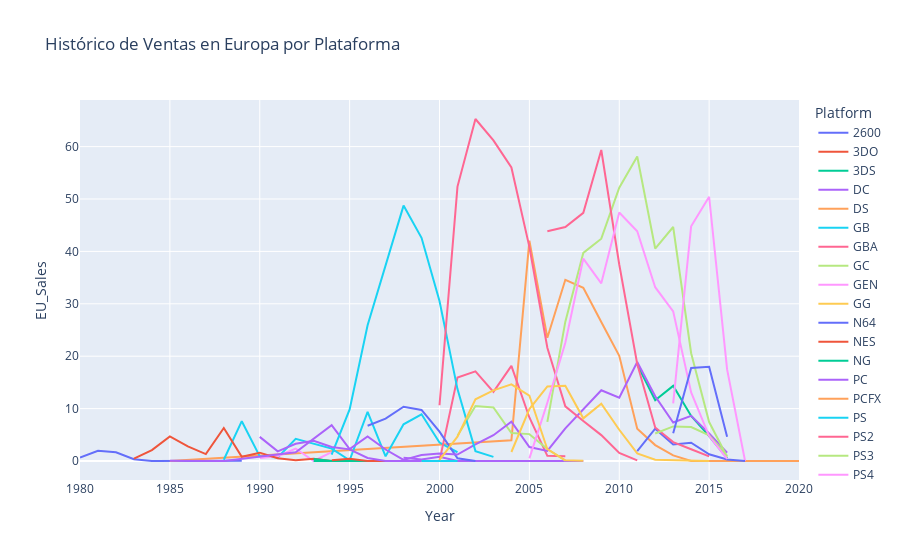

Here is the notebook cell this chart was saved with:
### Code cell
# EU Sales
fig = sns.lineplot(df.groupby(['Platform', 'Year']).sum(numeric_only=True).reset_index(), x='Year', y='EU_Sales', hue='Platform')
fig.set(title='Histórico de Ventas en Europa por Plataforma')
fig.legend(loc='upper left', bbox_to_anchor=(1.02, 1), borderaxespad=0, ncol=2)

# Con plotly
fig = px.line(df.groupby(['Platform', 'Year']).sum(numeric_only=True).reset_index(), x='Year', y='EU_Sales', color='Platform', title='Histórico de Ventas en Europa por Plataforma')
fig.show()

### Figure 1 — Plotly figure (JSON) as saved in the notebook; plotly's stock layout.template omitted (floating-point values rounded to 4 significant figures)
{"data": [{"hovertemplate": "Platform=2600<br>Year=%{x}<br>EU_Sales=%{y}<extra></extra>", "legendgroup": "2600", "line": {"color": "#636efa", "dash": "solid"}, "marker": {"symbol": "circle"}, "mode": "lines", "name": "2600", "orientation": "v", "showlegend": true, "type": "scatter", "x": [1980, 1981, 1982, 1983, 1984, 1985, 1986, 1987, 1988, 1989], "xaxis": "x", "y": [0.67, 1.96, 1.65, 0.34, 0.01, 0.03, 0.04, 0.09, 0.04, 0.03], "yaxis": "y"}, {"hovertemplate": "Platform=3DO<br>Year=%{x}<br>EU_Sales=%{y}<extra></extra>", "legendgroup": "3DO", "line": {"color": "#EF553B", "dash": "solid"}, "marker": {"symbol": "circle"}, "mode": "lines", "name": "3DO", "orientation": "v", "showlegend": true, "type": "scatter", "x": [1994, 1995], "xaxis": "x", "y": [0, 0], "yaxis": "y"}, {"hovertemplate": "Platform=3DS<br>Year=%{x}<br>EU_Sales=%{y}<extra></extra>", "legendgroup": "3DS", "line": {"color": "#00cc96", "dash": "solid"}, "marker": {"symbol": "circle"}, "mode": "lines", "name": "3DS", "orientation": "v", "showlegend": true, "type": "scatter", "x": [2011, 2012, 2013, 2014, 2015, 2016], "xaxis": "x", "y": [18.42, 11.59, 14.34, 8.61, 4.77, 0.57], "yaxis": "y"}, {"hovertemplate": "Platform=DC<br>Year=%{x}<br>EU_Sales=%{y}<extra></extra>", "legendgroup": "DC", "line": {"color": "#ab63fa", "dash": "solid"}, "marker": {"symbol": "circle"}, "mode": "lines", "name": "DC", "orientation": "v", "showlegend": true, "type": "scatter", "x": [1998, 1999, 2000, 2001, 2002, 2007, 2008], "xaxis": "x", "y": [0.61, 0.29, 0.79, 0, 0, 0, 0], "yaxis": "y"}, {"hovertemplate": "Platform=DS<br>Year=%{x}<br>EU_Sales=%{y}<extra></extra>", "legendgroup": "DS", "line": {"color": "#FFA15A", "dash": "solid"}, "marker": {"symbol": "circle"}, "mode": "lines", "name": "DS", "orientation": "v", "showlegend": true, "type": "scatter", "x": [1985, 2004, 2005, 2006, 2007, 2008, 2009, 2010, 2011, 2012, 2013, 2014, 2020], "xaxis": "x", "y": [0, 3.97, 42.06, 23.53, 34.58, 33.05, 26.52, 20.07, 6.18, 3.04, 1.07, 0, 0], "yaxis": "y"}, {"hovertemplate": "Platform=GB<br>Year=%{x}<br>EU_Sales=%{y}<extra></extra>", "legendgroup": "GB", "line": {"color": "#19d3f3", "dash": "solid"}, "marker": {"symbol": "circle"}, "mode": "lines", "name": "GB", "orientation": "v", "showlegend": true, "type": "scatter", "x": [1988, 1989, 1990, 1991, 1992, 1994, 1995, 1996, 1997, 1998, 1999, 2000, 2001], "xaxis": "x", "y": [0.23, 7.6, 0.89, 0.68, 4.24, 2.36, 0.14, 9.37, 0.9, 7, 8.91, 3.52, 1.67], "yaxis": "y"}, {"hovertemplate": "Platform=GBA<br>Year=%{x}<br>EU_Sales=%{y}<extra></extra>", "legendgroup": "GBA", "line": {"color": "#FF6692", "dash": "solid"}, "marker": {"symbol": "circle"}, "mode": "lines", "name": "GBA", "orientation": "v", "showlegend": true, "type": "scatter", "x": [2000, 2001, 2002, 2003, 2004, 2005, 2006, 2007], "xaxis": "x", "y": [0.02, 15.92, 17.12, 13.19, 18.15, 8.31, 0.98, 0.9], "yaxis": "y"}, {"hovertemplate": "Platform=GC<br>Year=%{x}<br>EU_Sales=%{y}<extra></extra>", "legendgroup": "GC", "line": {"color": "#B6E880", "dash": "solid"}, "marker": {"symbol": "circle"}, "mode": "lines", "name": "GC", "orientation": "v", "showlegend": true, "type": "scatter", "x": [2001, 2002, 2003, 2004, 2005, 2006, 2007], "xaxis": "x", "y": [4.8, 10.49, 10.23, 5.33, 5.13, 2.28, 0.06], "yaxis": "y"}, {"hovertemplate": "Platform=GEN<br>Year=%{x}<br>EU_Sales=%{y}<extra></extra>", "legendgroup": "GEN", "line": {"color": "#FF97FF", "dash": "solid"}, "marker": {"symbol": "circle"}, "mode": "lines", "name": "GEN", "orientation": "v", "showlegend": true, "type": "scatter", "x": [1990, 1991, 1992, 1993, 1994], "xaxis": "x", "y": [0.55, 0.91, 2.38, 0, 1.68], "yaxis": "y"}, {"hovertemplate": "Platform=GG<br>Year=%{x}<br>EU_Sales=%{y}<extra></extra>", "legendgroup": "GG", "line": {"color": "#FECB52", "dash": "solid"}, "marker": {"symbol": "circle"}, "mode": "lines", "name": "GG", "orientation": "v", "showlegend": true, "type": "scatter", "x": [1992], "xaxis": "x", "y": [0], "yaxis": "y"}, {"hovertemplate": "Platform=N64<br>Year=%{x}<br>EU_Sales=%{y}<extra></extra>", "legendgroup": "N64", "line": {"color": "#636efa", "dash": "solid"}, "marker": {"symbol": "circle"}, "mode": "lines", "name": "N64", "orientation": "v", "showlegend": true, "type": "scatter", "x": [1996, 1997, 1998, 1999, 2000, 2001, 2002], "xaxis": "x", "y": [6.72, 8.09, 10.35, 9.74, 5.59, 0.52, 0.02], "yaxis": "y"}, {"hovertemplate": "Platform=NES<br>Year=%{x}<br>EU_Sales=%{y}<extra></extra>", "legendgroup": "NES", "line": {"color": "#EF553B", "dash": "solid"}, "marker": {"symbol": "circle"}, "mode": "lines", "name": "NES", "orientation": "v", "showlegend": true, "type": "scatter", "x": [1983, 1984, 1985, 1986, 1987, 1988, 1989, 1990, 1991, 1992, 1993, 1994], "xaxis": "x", "y": [0.46, 2.09, 4.68, 2.8, 1.32, 6.3, 0.81, 1.59, 0.52, 0.14, 0.44, 0], "yaxis": "y"}, {"hovertemplate": "Platform=NG<br>Year=%{x}<br>EU_Sales=%{y}<extra></extra>", "legendgroup": "NG", "line": {"color": "#00cc96", "dash": "solid"}, "marker": {"symbol": "circle"}, "mode": "lines", "name": "NG", "orientation": "v", "showlegend": true, "type": "scatter", "x": [1993, 1994, 1995, 1996], "xaxis": "x", "y": [0, 0, 0, 0], "yaxis": "y"}, {"hovertemplate": "Platform=PC<br>Year=%{x}<br>EU_Sales=%{y}<extra></extra>", "legendgroup": "PC", "line": {"color": "#ab63fa", "dash": "solid"}, "marker": {"symbol": "circle"}, "mode": "lines", "name": "PC", "orientation": "v", "showlegend": true, "type": "scatter", "x": [1985, 1988, 1992, 1994, 1995, 1996, 1997, 1998, 1999, 2000, 2001, 2002, 2003, 2004, 2005, 2006, 2007, 2008, 2009, 2010, 2011, 2012, 2013, 2014, 2015, 2016], "xaxis": "x", "y": [0.03, 0.02, 1.66, 6.85, 2.27, 4.68, 2.19, 0.2, 1.13, 1.44, 1.24, 3.17, 4.92, 7.52, 2.67, 1.92, 6.22, 9.83, 13.51, 12.09, 18.89, 12.36, 7.34, 8.62, 5.28, 1.59], "yaxis": "y"}, {"hovertemplate": "Platform=PCFX<br>Year=%{x}<br>EU_Sales=%{y}<extra></extra>", "legendgroup": "PCFX", "line": {"color": "#FFA15A", "dash": "solid"}, "marker": {"symbol": "circle"}, "mode": "lines", "name": "PCFX", "orientation": "v", "showlegend": true, "type": "scatter", "x": [1996], "xaxis": "x", "y": [0], "yaxis": "y"}, {"hovertemplate": "Platform=PS<br>Year=%{x}<br>EU_Sales=%{y}<extra></extra>", "legendgroup": "PS", "line": {"color": "#19d3f3", "dash": "solid"}, "marker": {"symbol": "circle"}, "mode": "lines", "name": "PS", "orientation": "v", "showlegend": true, "type": "scatter", "x": [1994, 1995, 1996, 1997, 1998, 1999, 2000, 2001, 2002, 2003], "xaxis": "x", "y": [1.2, 9.85, 25.92, 37.14, 48.74, 42.6, 30.54, 13.72, 1.89, 0.78], "yaxis": "y"}, {"hovertemplate": "Platform=PS2<br>Year=%{x}<br>EU_Sales=%{y}<extra></extra>", "legendgroup": "PS2", "line": {"color": "#FF6692", "dash": "solid"}, "marker": {"symbol": "circle"}, "mode": "lines", "name": "PS2", "orientation": "v", "showlegend": true, "type": "scatter", "x": [2000, 2001, 2002, 2003, 2004, 2005, 2006, 2007, 2008, 2009, 2010, 2011], "xaxis": "x", "y": [10.64, 52.37, 65.27, 61.2, 56.01, 40.86, 21.61, 10.43, 7.63, 4.94, 1.54, 0.13], "yaxis": "y"}, {"hovertemplate": "Platform=PS3<br>Year=%{x}<br>EU_Sales=%{y}<extra></extra>", "legendgroup": "PS3", "line": {"color": "#B6E880", "dash": "solid"}, "marker": {"symbol": "circle"}, "mode": "lines", "name": "PS3", "orientation": "v", "showlegend": true, "type": "scatter", "x": [2006, 2007, 2008, 2009, 2010, 2011, 2012, 2013, 2014, 2015, 2016], "xaxis": "x", "y": [7.47, 26.59, 39.71, 42.43, 52.15, 58.11, 40.55, 44.66, 20.57, 7.43, 0.8], "yaxis": "y"}, {"hovertemplate": "Platform=PS4<br>Year=%{x}<br>EU_Sales=%{y}<extra></extra>", "legendgroup": "PS4", "line": {"color": "#FF97FF", "dash": "solid"}, "marker": {"symbol": "circle"}, "mode": "lines", "name": "PS4", "orientation": "v", "showlegend": true, "type": "scatter", "x": [2013, 2014, 2015, 2016, 2017], "xaxis": "x", "y": [10.99, 44.8, 50.43, 17.48, 0], "yaxis": "y"}, {"hovertemplate": "Platform=PSP<br>Year=%{x}<br>EU_Sales=%{y}<extra></extra>", "legendgroup": "PSP", "line": {"color": "#FECB52", "dash": "solid"}, "marker": {"symbol": "circle"}, "mode": "lines", "name": "PSP", "orientation": "v", "showlegend": true, "type": "scatter", "x": [2004, 2005, 2006, 2007, 2008, 2009, 2010, 2011, 2012, 2013, 2014, 2015], "xaxis": "x", "y": [1.72, 9.91, 14.24, 14.37, 8.14, 10.92, 5.96, 1.45, 0.26, 0.19, 0, 0], "yaxis": "y"}, {"hovertemplate": "Platform=PSV<br>Year=%{x}<br>EU_Sales=%{y}<extra></extra>", "legendgroup": "PSV", "line": {"color": "#636efa", "dash": "solid"}, "marker": {"symbol": "circle"}, "mode": "lines", "name": "PSV", "orientation": "v", "showlegend": true, "type": "scatter", "x": [2011, 2012, 2013, 2014, 2015, 2016, 2017], "xaxis": "x", "y": [1.89, 6.17, 3.15, 3.48, 1.28, 0.3, 0], "yaxis": "y"}, {"hovertemplate": "Platform=SAT<br>Year=%{x}<br>EU_Sales=%{y}<extra></extra>", "legendgroup": "SAT", "line": {"color": "#EF553B", "dash": "solid"}, "marker": {"symbol": "circle"}, "mode": "lines", "name": "SAT", "orientation": "v", "showlegend": true, "type": "scatter", "x": [1994, 1995, 1996, 1997, 1998, 1999], "xaxis": "x", "y": [0.12, 0.42, 0, 0, 0, 0], "yaxis": "y"}, {"hovertemplate": "Platform=SCD<br>Year=%{x}<br>EU_Sales=%{y}<extra></extra>", "legendgroup": "SCD", "line": {"color": "#00cc96", "dash": "solid"}, "marker": {"symbol": "circle"}, "mode": "lines", "name": "SCD", "orientation": "v", "showlegend": true, "type": "scatter", "x": [1993, 1994], "xaxis": "x", "y": [0.36, 0], "yaxis": "y"}, {"hovertemplate": "Platform=SNES<br>Year=%{x}<br>EU_Sales=%{y}<extra></extra>", "legendgroup": "SNES", "line": {"color": "#ab63fa", "dash": "solid"}, "marker": {"symbol": "circle"}, "mode": "lines", "name": "SNES", "orientation": "v", "showlegend": true, "type": "scatter", "x": [1990, 1991, 1992, 1993, 1994, 1995, 1996, 1997, 1998, 1999], "xaxis": "x", "y": [4.6, 1.84, 3.29, 3.85, 2.67, 2.22, 0.57, 0, 0, 0], "yaxis": "y"}, {"hovertemplate": "Platform=TG16<br>Year=%{x}<br>EU_Sales=%{y}<extra></extra>", "legendgroup": "TG16", "line": {"color": "#FFA15A", "dash": "solid"}, "marker": {"symbol": "circle"}, "mode": "lines", "name": "TG16", "orientation": "v", "showlegend": true, "type": "scatter", "x": [1995], "xaxis": "x", "y": [0], "yaxis": "y"}, {"hovertemplate": "Platform=WS<br>Year=%{x}<br>EU_Sales=%{y}<extra></extra>", "legendgroup": "WS", "line": {"color": "#19d3f3", "dash": "solid"}, "marker": {"symbol": "circle"}, "mode": "lines", "name": "WS", "orientation": "v", "showlegend": true, "type": "scatter", "x": [1999, 2000, 2001], "xaxis": "x", "y": [0, 0, 0], "yaxis": "y"}, {"hovertemplate": "Platform=Wii<br>Year=%{x}<br>EU_Sales=%{y}<extra></extra>", "legendgroup": "Wii", "line": {"color": "#FF6692", "dash": "solid"}, "marker": {"symbol": "circle"}, "mode": "lines", "name": "Wii", "orientation": "v", "showlegend": true, "type": "scatter", "x": [2006, 2007, 2008, 2009, 2010, 2011, 2012, 2013, 2014, 2015], "xaxis": "x", "y": [43.84, 44.65, 47.36, 59.36, 37.5, 18.52, 6.39, 3.61, 2.25, 0.87], "yaxis": "y"}, {"hovertemplate": "Platform=WiiU<br>Year=%{x}<br>EU_Sales=%{y}<extra></extra>", "legendgroup": "WiiU", "line": {"color": "#B6E880", "dash": "solid"}, "marker": {"symbol": "circle"}, "mode": "lines", "name": "WiiU", "orientation": "v", "showlegend": true, "type": "scatter", "x": [2012, 2013, 2014, 2015, 2016], "xaxis": "x", "y": [5.25, 6.6, 6.49, 4.9, 0.99], "yaxis": "y"}, {"hovertemplate": "Platform=X360<br>Year=%{x}<br>EU_Sales=%{y}<extra></extra>", "legendgroup": "X360", "line": {"color": "#FF97FF", "dash": "solid"}, "marker": {"symbol": "circle"}, "mode": "lines", "name": "X360", "orientation": "v", "showlegend": true, "type": "scatter", "x": [2005, 2006, 2007, 2008, 2009, 2010, 2011, 2012, 2013, 2014, 2015, 2016], "xaxis": "x", "y": [0.51, 11.12, 22.58, 38.64, 33.91, 47.42, 43.85, 33.17, 28.56, 13.08, 4.77, 0.4], "yaxis": "y"}, {"hovertemplate": "Platform=XB<br>Year=%{x}<br>EU_Sales=%{y}<extra></extra>", "legendgroup": "XB", "line": {"color": "#FECB52", "dash": "solid"}, "marker": {"symbol": "circle"}, "mode": "lines", "name": "XB", "orientation": "v", "showlegend": true, "type": "scatter", "x": [2000, 2001, 2002, 2003, 2004, 2005, 2006, 2007, 2008], "xaxis": "x", "y": [0.21, 4.65, 11.78, 13.49, 14.62, 12.49, 2.25, 0.12, 0.04], "yaxis": "y"}, {"hovertemplate": "Platform=XOne<br>Year=%{x}<br>EU_Sales=%{y}<extra></extra>", "legendgroup": "XOne", "line": {"color": "#636efa", "dash": "solid"}, "marker": {"symbol": "circle"}, "mode": "lines", "name": "XOne", "orientation": "v", "showlegend": true, "type": "scatter", "x": [2013, 2014, 2015, 2016], "xaxis": "x", "y": [5.29, 17.75, 17.98, 4.63], "yaxis": "y"}], "layout": {"legend": {"title": {"text": "Platform"}, "tracegroupgap": 0}, "title": {"text": "Histórico de Ventas en Europa por Plataforma"}, "xaxis": {"anchor": "y", "domain": [0, 1], "title": {"text": "Year"}}, "yaxis": {"anchor": "x", "domain": [0, 1], "title": {"text": "EU_Sales"}}}}
